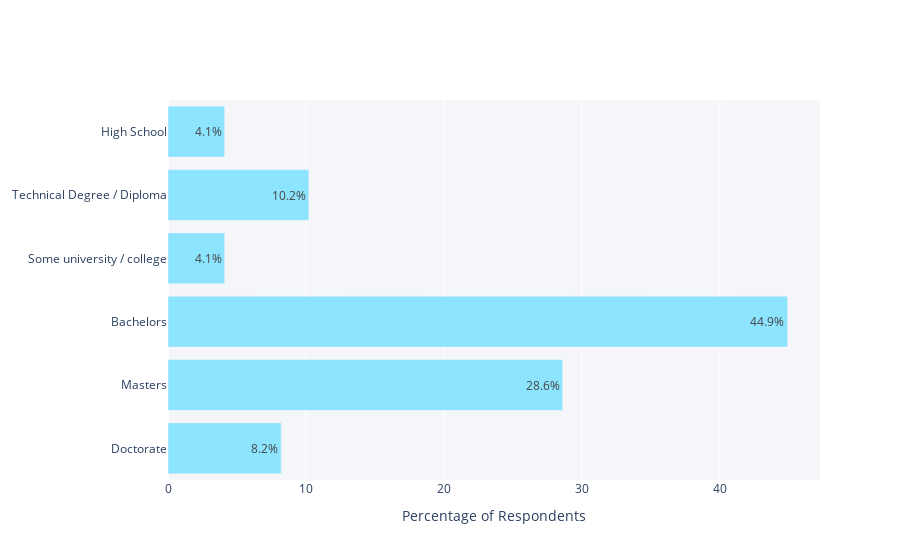

The cell this chart's notebook holds for it:
### Markdown cell above
# 8 - Highest level of education by caregivers

### Code cell
x = [8.2, 28.6, 44.9, 4.1, 10.2, 4.1]
y = ["Doctorate", 'Masters', 'Bachelors', 'Some university / college', 
    'Technical Degree / Diploma', 'High School']

fig = go.Figure(go.Bar(
            x=x,
            y=y,
            text = x,
            orientation='h'))

fig.update_layout(plot_bgcolor='#f4f6f9')
fig.update_traces(marker_color='#8de4ff')
    
fig.update_xaxes(title_text="Percentage of Respondants")
fig.update_traces(texttemplate='%{text}%', textposition='auto')

    


fig.show()

### Figure 1 — Plotly figure (JSON) as saved in the notebook; plotly's stock layout.template omitted (floating-point values rounded to 4 significant figures)
{"data": [{"marker": {"color": "#8de4ff"}, "orientation": "h", "text": ["8.2", "28.6", "44.9", "4.1", "10.2", "4.1"], "textposition": "auto", "texttemplate": "%{text}%", "type": "bar", "x": [8.2, 28.6, 44.9, 4.1, 10.2, 4.1], "y": ["Doctorate", "Masters", "Bachelors", "Some university / college", "Technical Degree / Diploma", "High School"]}], "layout": {"plot_bgcolor": "#f4f6f9", "xaxis": {"title": {"text": "Percentage of Respondents"}}}}
